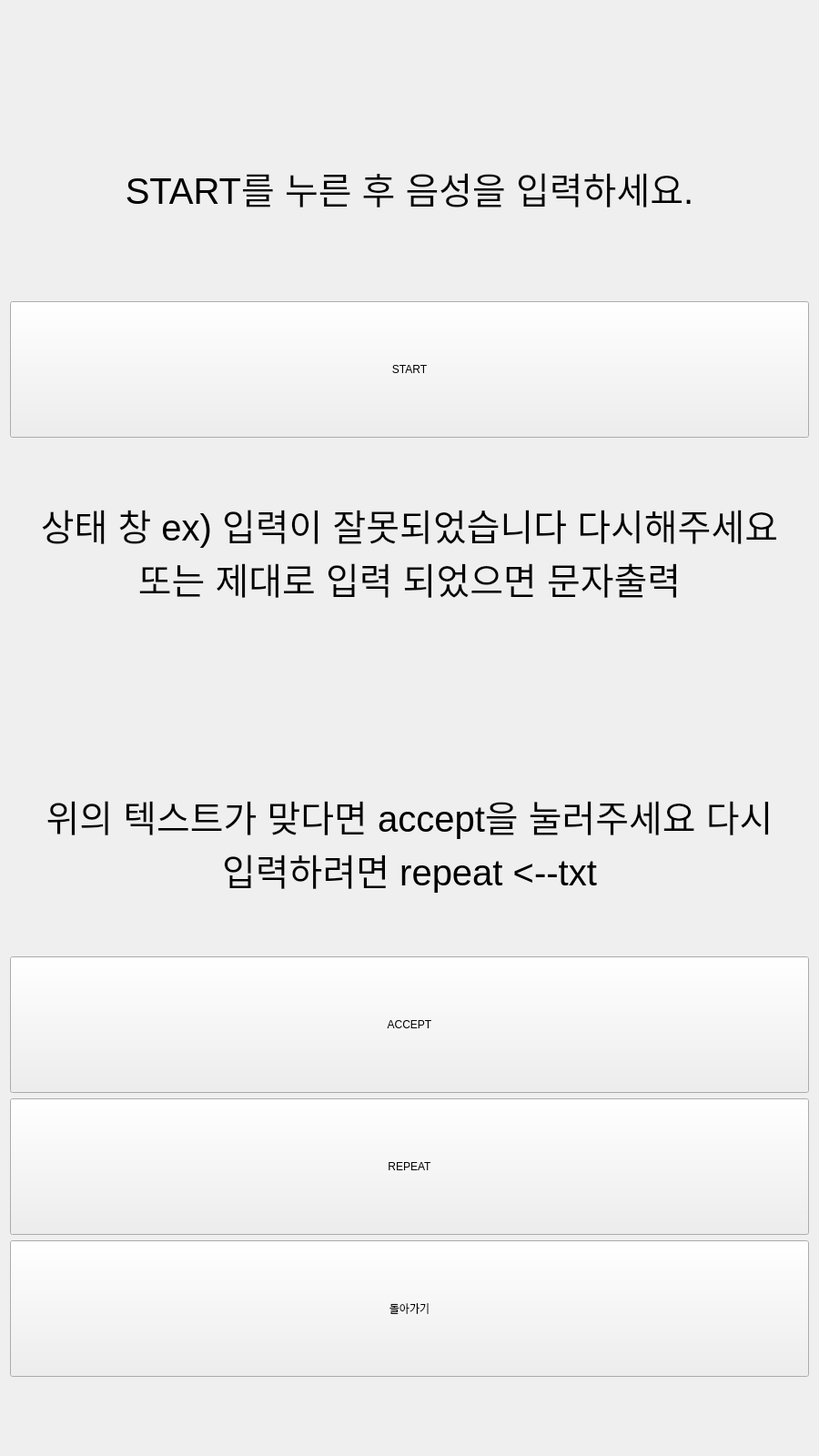
<?xml version="1.0" encoding="UTF-8"?>
<ui version="4.0">
 <class>Second_Window</class>
 <widget class="QWidget" name="Second_Window">
  <property name="geometry">
   <rect>
    <x>0</x>
    <y>0</y>
    <width>900</width>
    <height>1600</height>
   </rect>
  </property>
  <property name="minimumSize">
   <size>
    <width>900</width>
    <height>1600</height>
   </size>
  </property>
  <property name="maximumSize">
   <size>
    <width>900</width>
    <height>1600</height>
   </size>
  </property>
  <property name="windowTitle">
   <string>Form</string>
  </property>
  <layout class="QVBoxLayout" name="verticalLayout_2">
   <item>
    <layout class="QVBoxLayout" name="verticalLayout" stretch="0,1,1,1,0,1,1,1,1,1">
     <item>
      <widget class="QLabel" name="label_3">
       <property name="sizePolicy">
        <sizepolicy hsizetype="Minimum" vsizetype="Maximum">
         <horstretch>0</horstretch>
         <verstretch>0</verstretch>
        </sizepolicy>
       </property>
       <property name="minimumSize">
        <size>
         <width>0</width>
         <height>70</height>
        </size>
       </property>
       <property name="maximumSize">
        <size>
         <width>16777215</width>
         <height>70</height>
        </size>
       </property>
       <property name="text">
        <string/>
       </property>
       <property name="pixmap">
        <pixmap>backup/temp2/배경이미지.png</pixmap>
       </property>
       <property name="alignment">
        <set>Qt::AlignCenter</set>
       </property>
      </widget>
     </item>
     <item>
      <widget class="QLabel" name="label_4">
       <property name="font">
        <font>
         <pointsize>30</pointsize>
        </font>
       </property>
       <property name="text">
        <string>START를 누른 후 음성을 입력하세요.</string>
       </property>
       <property name="alignment">
        <set>Qt::AlignCenter</set>
       </property>
       <property name="wordWrap">
        <bool>true</bool>
       </property>
      </widget>
     </item>
     <item>
      <widget class="QPushButton" name="start">
       <property name="sizePolicy">
        <sizepolicy hsizetype="Preferred" vsizetype="Preferred">
         <horstretch>0</horstretch>
         <verstretch>0</verstretch>
        </sizepolicy>
       </property>
       <property name="maximumSize">
        <size>
         <width>16777215</width>
         <height>150</height>
        </size>
       </property>
       <property name="text">
        <string>START</string>
       </property>
      </widget>
     </item>
     <item>
      <widget class="QLabel" name="get_translate">
       <property name="font">
        <font>
         <pointsize>30</pointsize>
        </font>
       </property>
       <property name="text">
        <string>상태 창 ex) 입력이 잘못되었습니다 다시해주세요 또는 제대로 입력 되었으면 문자출력</string>
       </property>
       <property name="alignment">
        <set>Qt::AlignCenter</set>
       </property>
       <property name="wordWrap">
        <bool>true</bool>
       </property>
      </widget>
     </item>
     <item>
      <widget class="QLabel" name="label_2">
       <property name="minimumSize">
        <size>
         <width>0</width>
         <height>70</height>
        </size>
       </property>
       <property name="maximumSize">
        <size>
         <width>16777215</width>
         <height>70</height>
        </size>
       </property>
       <property name="text">
        <string/>
       </property>
       <property name="pixmap">
        <pixmap>backup/temp2/배경이미지.png</pixmap>
       </property>
       <property name="alignment">
        <set>Qt::AlignCenter</set>
       </property>
      </widget>
     </item>
     <item>
      <widget class="QLabel" name="label_5">
       <property name="font">
        <font>
         <pointsize>30</pointsize>
        </font>
       </property>
       <property name="text">
        <string>위의 텍스트가 맞다면 accept을 눌러주세요 다시 입력하려면 repeat &lt;--txt</string>
       </property>
       <property name="alignment">
        <set>Qt::AlignCenter</set>
       </property>
       <property name="wordWrap">
        <bool>true</bool>
       </property>
      </widget>
     </item>
     <item>
      <widget class="QPushButton" name="go_third">
       <property name="sizePolicy">
        <sizepolicy hsizetype="Preferred" vsizetype="Preferred">
         <horstretch>0</horstretch>
         <verstretch>0</verstretch>
        </sizepolicy>
       </property>
       <property name="maximumSize">
        <size>
         <width>16777215</width>
         <height>150</height>
        </size>
       </property>
       <property name="text">
        <string>ACCEPT</string>
       </property>
       <property name="iconSize">
        <size>
         <width>16</width>
         <height>16</height>
        </size>
       </property>
      </widget>
     </item>
     <item>
      <widget class="QPushButton" name="repeat">
       <property name="sizePolicy">
        <sizepolicy hsizetype="Preferred" vsizetype="Preferred">
         <horstretch>0</horstretch>
         <verstretch>0</verstretch>
        </sizepolicy>
       </property>
       <property name="maximumSize">
        <size>
         <width>16777215</width>
         <height>150</height>
        </size>
       </property>
       <property name="text">
        <string>REPEAT</string>
       </property>
      </widget>
     </item>
     <item>
      <widget class="QPushButton" name="back">
       <property name="sizePolicy">
        <sizepolicy hsizetype="Preferred" vsizetype="Preferred">
         <horstretch>0</horstretch>
         <verstretch>0</verstretch>
        </sizepolicy>
       </property>
       <property name="maximumSize">
        <size>
         <width>16777215</width>
         <height>150</height>
        </size>
       </property>
       <property name="text">
        <string>돌아가기</string>
       </property>
      </widget>
     </item>
     <item>
      <widget class="QLabel" name="label">
       <property name="sizePolicy">
        <sizepolicy hsizetype="Minimum" vsizetype="Minimum">
         <horstretch>0</horstretch>
         <verstretch>0</verstretch>
        </sizepolicy>
       </property>
       <property name="minimumSize">
        <size>
         <width>0</width>
         <height>70</height>
        </size>
       </property>
       <property name="maximumSize">
        <size>
         <width>16777215</width>
         <height>70</height>
        </size>
       </property>
       <property name="text">
        <string/>
       </property>
       <property name="pixmap">
        <pixmap>backup/temp2/배경이미지.png</pixmap>
       </property>
       <property name="alignment">
        <set>Qt::AlignCenter</set>
       </property>
      </widget>
     </item>
    </layout>
   </item>
  </layout>
 </widget>
 <resources/>
 <connections/>
</ui>
